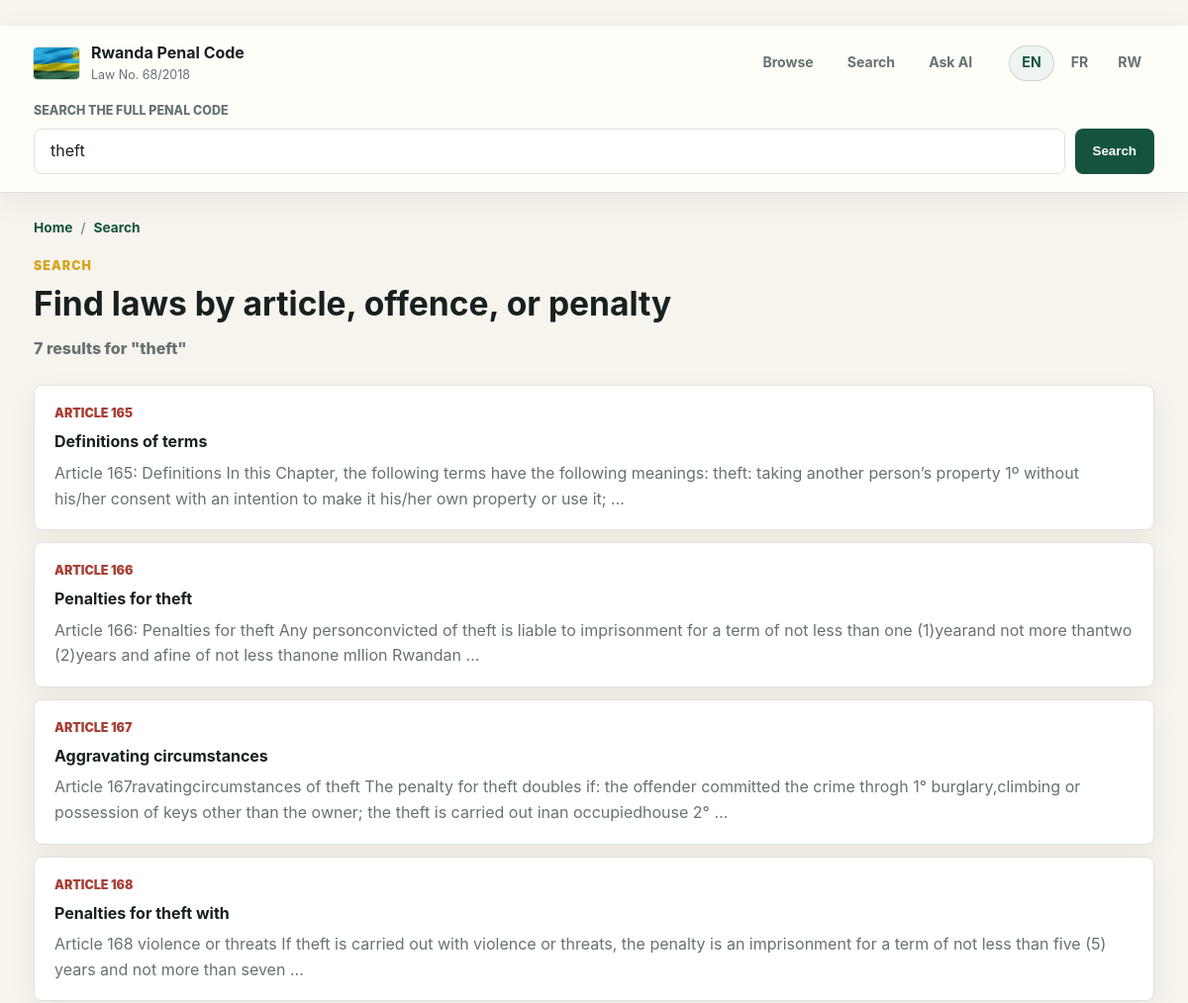
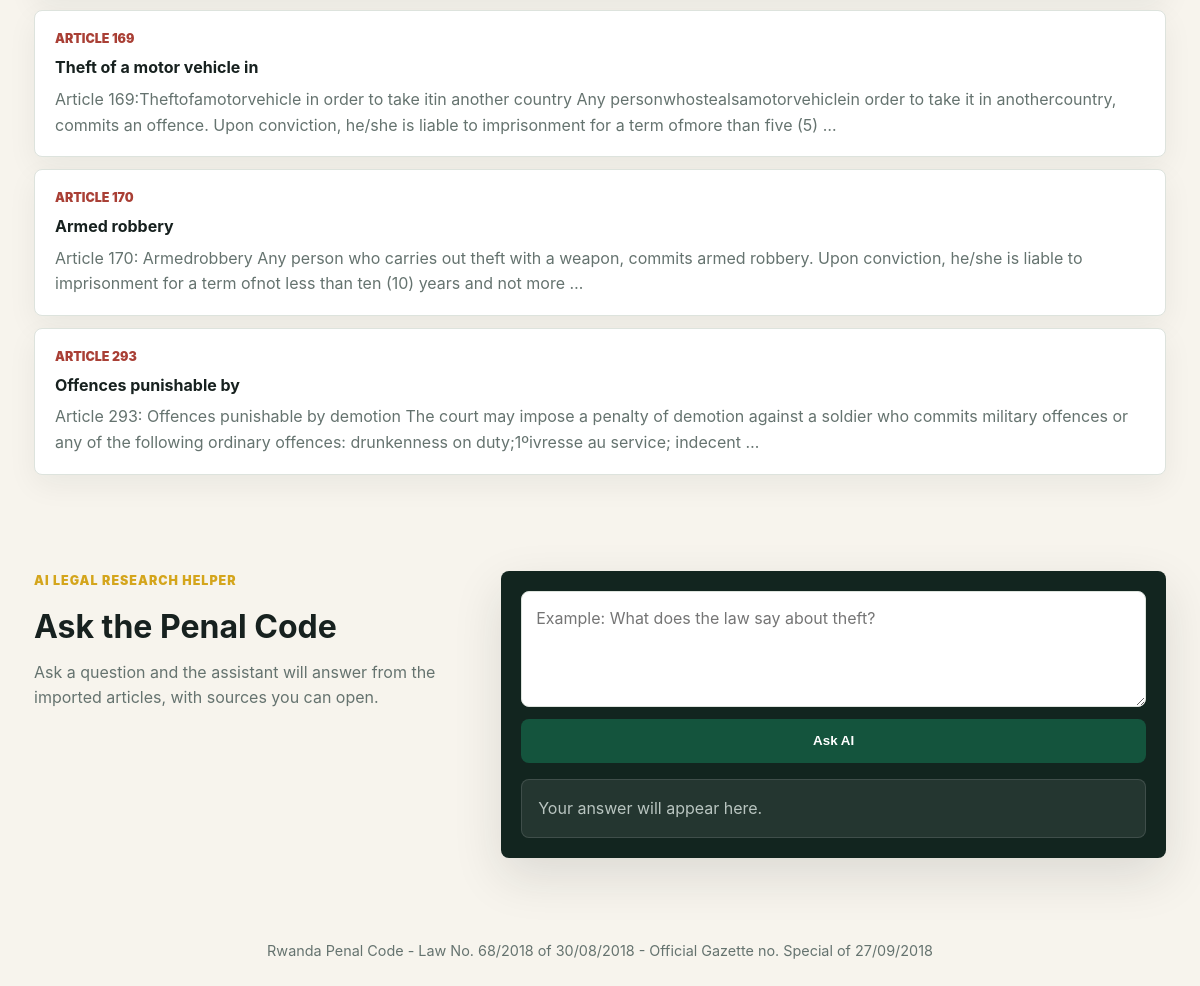
Screenshot of /search/?q=theft with the database file from the repository (2 pictures, top to bottom).
### laws/models.py (models this page shows, shortened)
class Article(models.Model):
    chapter = models.ForeignKey(Chapter, on_delete=models.CASCADE, related_name='articles', null=True, blank=True)
    number = models.CharField(max_length=20)
    title_en = models.CharField(max_length=300, blank=True)
    content_en = models.TextField()
    content_fr = models.TextField(blank=True)
    content_rw = models.TextField(blank=True)

### laws/views.py (the view)
# urls.py: path("search/", views.search, name="search"),
@ensure_csrf_cookie
def search(request):
    query = request.GET.get("q", "").strip()
    lang = get_language(request)
    results = search_articles(query) if query else []
    return render(request, "laws/search.html", {
        "results": results,
        "query": query,
        "lang": lang,
    })

### laws/views.py (called while the page is built)
def get_language(request):
    lang = request.session.get("lang", "en")
    return lang if lang in SUPPORTED_LANGUAGES else "en"

def split_terms(query):
    return [
        term for term in re.findall(r"[A-Za-z0-9']+", query.lower())
        if len(term) > 2 and term not in STOP_WORDS
    ]

def article_queryset():
    return Article.objects.select_related("chapter", "chapter__title").order_by("id")

def search_articles(query):
    terms = split_terms(query)
    if not query:
        return Article.objects.none()
    filters = (
        Q(number__icontains=query)
        | Q(title_en__icontains=query)
        | Q(content_en__icontains=query)
        | Q(content_fr__icontains=query)
        | Q(content_rw__icontains=query)
        | Q(chapter__name_en__icontains=query)
        | Q(chapter__title__name_en__icontains=query)
    )
    for term in terms:
        filters |= (
            Q(title_en__icontains=term)
            | Q(content_en__icontains=term)
            | Q(content_fr__icontains=term)
            | Q(content_rw__icontains=term)
        )
    return article_queryset().filter(filters).distinct()

### laws/templates/laws/search.html (shortened to what this page needs)
﻿{% extends 'laws/base.html' %}
{% block breadcrumb %}
    <span>/</span> <a href="/search/">Search</a>
{% endblock %}
{% block content %}
<section class="page-header search-heading">
    <p class="eyebrow">Search</p>
    <h1>Find laws by article, offence, or penalty</h1>
    {% if query %}<p class="result-count">{{ results|length }} result{{ results|length|pluralize }} for "{{ query }}"</p>{% endif %}
</section>
{% if results %}
<section class="search-results">
    {% for article in results %}
    <a href="/article/{{ article.id }}/" class="result-item">
        <span class="row-kicker">Article {{ article.number }}</span>
        <strong>{{ article.title_en|default:'Untitled article' }}</strong>
        <p>{{ article.content_en|truncatewords:34 }}</p>
    </a>
    {% endfor %}
</section>
{% elif query %}
<section class="empty-state large">
    <h2>No results found</h2>
    <p>Try another offence name, article number, or penalty keyword.</p>
</section>
{% endif %}
{% endblock %}

### laws/static/laws/style.css (style rules this page uses)
* { box-sizing: border-box; }
html { scroll-behavior: smooth; }
body { margin: 0; font-family: Inter, ui-sans-serif, system-ui, -apple-system, BlinkMacSystemFont, "Segoe UI", sans-serif; color: var(--ink); background: var(--paper); line-height: 1.6; }
a { color: inherit; text-decoration: none; }
.breadcrumb a { color: var(--green); font-weight: 700; }
.eyebrow { margin: 0 0 10px; color: var(--gold); font-size: 0.78rem; font-weight: 900; letter-spacing: 0.08em; text-transform: uppercase; }
.hero h1, .page-header h1 { margin: 0; line-height: 1.05; letter-spacing: 0; }
.section-heading, .page-header { margin-bottom: 24px; }
.section-heading h2, .page-header h1 { font-size: 2.1rem; color: var(--ink); }
.section-heading h2, .page-header h1, .title-card h3 { margin-top: 0; }
.title-card, .chapter-row, .article-row, .result-item { background: var(--panel); border: 1px solid var(--line); border-radius: 8px; box-shadow: 0 10px 30px rgba(23, 33, 31, 0.06); transition: transform 0.18s ease, border-color 0.18s ease, box-shadow 0.18s ease; }
.title-number, .row-kicker { color: var(--red); font-size: 0.78rem; font-weight: 900; text-transform: uppercase; }
.chapter-row, .article-row, .result-item { padding: 18px 20px; }
.search-heading .result-count { color: var(--muted); font-weight: 800; }
.search-results { display: grid; gap: 12px; }
.result-item { display: grid; gap: 6px; }
.result-item p { color: var(--muted); margin: 0; }

### rows the page displays
Article: number "165", title_en "Definitions of terms", content_en "Article 165: Definitions In this Chapter, the following terms have the following meanings: theft: taking another person’s property 1º without his/her consent with an intention to make it his/her own property or use it; …"
Article: number "166", title_en "Penalties for theft", content_en "Article 166: Penalties for theft Any personconvicted of theft is liable to imprisonment for a term of not less than one (1)yearand not more thantwo (2)years and afine of not less thanone mllion Rwandan …"
Article: number "167", title_en "Aggravating circumstances", content_en "Article 167ravatingcircumstances of theft The penalty for theft doubles if: the offender committed the crime throgh 1° burglary,climbing or possession of keys other than the owner; the theft is carried out inan occupiedhouse 2° …"
Article: number "168", title_en "Penalties for theft with", content_en "Article 168 violence or threats If theft is carried out with violence or threats, the penalty is an imprisonment for a term of not less than five (5) years and not more than seven …"
Article: number "169", title_en "Theft of a motor vehicle in", content_en "Article 169:Theftofamotorvehicle in order to take itin another country Any personwhostealsamotorvehiclein order to take it in anothercountry, commits an offence. Upon conviction, he/she is liable to imprisonment for a term ofmore than five (5) …"
Article: number "170", title_en "Armed robbery", content_en "Article 170: Armedrobbery Any person who carries out theft with a weapon, commits armed robbery. Upon conviction, he/she is liable to imprisonment for a term ofnot less than ten (10) years and not more …"
Article: number "293", title_en "Offences punishable by", content_en "Article 293: Offences punishable by demotion The court may impose a penalty of demotion against a soldier who commits military offences or any of the following ordinary offences: drunkenness on duty;1ºivresse au service; indecent …"

### other values shown
{{ results|length }} "7"
{{ query }} "theft"
